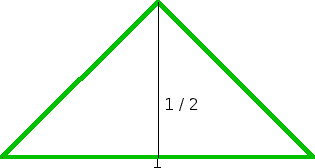

The script that drew this image:
#  Figure to illustrate the measures of a projection of a triangle where every
#  side has the lenght 1. The view angle is chosen so that the height of the
#  triangle is 1 / 2.

set terminal png transparent crop size 400,200

set xrange [0 :  1]
set yrange [0 : .5]

set arrow from  0,0 to  1, 0 nohead lt  2 lw 4
set arrow from  0,0 to .5,.5 nohead lt  2 lw 4
set arrow from  1,0 to .5,.5 nohead lt  2 lw 4
set arrow from .5,0 to .5,.5 nohead lt -1 lw 1

set label "1"     at  .5,-.02  center
set label "1 / 2" at .52,1/6.0 left

set samples 1000
set size ratio -1
unset xtics
unset ytics
set border 0

#  Must plot something to produce output.
set parametric
plot [0 to 0] t, t notitle
